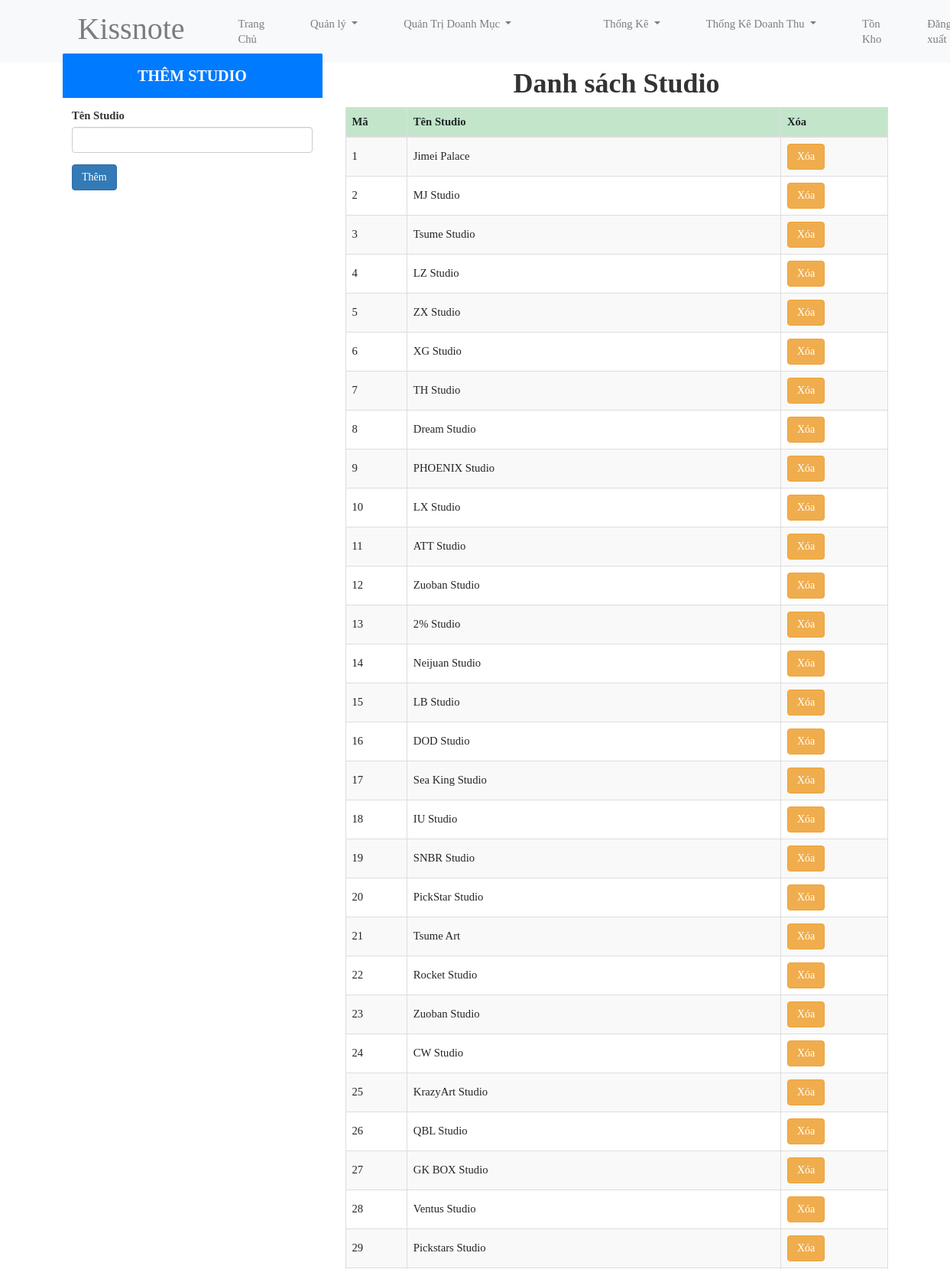
The page /Admin2/index.php?action=hang (signed in, upper part) on the database its author committed.
### tables this page shows
CREATE TABLE `mausac` (
  `Idmau` int NOT NULL,
  `mausac` varchar(100) NOT NULL,
  `trangthai` int NOT NULL
);

### Admin2/Model/connect.php (called while the page is built, shortened)
<?php
class connect
{
	var $db=null;
	public function __construct()
	{
		$dsn='mysql:host=localhost;dbname=shopgiay';
		$user='root';
		$pass='';
		$this->db=new PDO($dsn,$user,$pass,array(PDO::MYSQL_ATTR_INIT_COMMAND=>"SET NAMES utf8"));
	}
	public function getList($select)
	{
		$results=$this->db->query($select);
		return($results);
	}
}
?>

### Admin2/Model/mau.php (called while the page is built, shortened)
<?php
    class mau{
        function getMau() {
            $db = new connect();
            $select = "select * from mausac where trangthai=0";
            $result = $db->getList($select);
            return $result;
        }
    }
?>

### Admin2/View/hang.php (the view)
<div class="col-md-12" style="margin-top:30px;">
  <div class="col-md-4">
        <div class="card-header bg-primary text-center">
           <h4>THÊM STUDIO</h4>
        </div>
        <div class="card-body">
        <form action="index.php?action=hang&act=mau_action" method="post" enctype="multipart/form-data">
              <div class="form-group">
                <label for="">Tên Studio</label>
                <input type="text" name="mau" class="form-control">
              </div>
              <div class="form-group">
                  <button type="submit" class="btn btn-primary">Thêm</button>
              </div>
          </form>
        </div>
  </div>
  <div class="col-md-8">
    <h1 class="text-center"><b>Danh sách Studio</b></h1>
    <table class="table table-bordered table-striped table-hover">
      <thead class="table-success">
        <tr>
          <th>Mã </th>
          <th>Tên Studio</th>
          <th>Xóa</th>
        </tr>
      </thead>
      <tbody>
        <?php
          $mau = new mau();
          $result = $mau->getMau();
          while ($set=$result->fetch()) :
        ?>
        <tr>
          <td style="vertical-align: middle;"><?php echo $set['Idmau']?></td>
          <td style="vertical-align: middle;"><?php echo $set['mausac']?></td>
          <td style="vertical-align: middle;"><a href="index.php?action=mau&act=delmau&id=<?php echo $set['Idmau'] ?>" type="button" class="btn btn-warning">Xóa</a></td>
        </tr>
        <?php endwhile; ?>
      </tbody>
    </table>
  </div>
</div>

### DuAnCuoiKy/Content/CSS/Tour.css (style rules this page uses)
body { font-family: 'Times New Roman', Times, serif; font-size: 11pt; margin: auto; }
a:link { text-decoration: none; }
h4 { font-size: 20px; font-weight: bold; }
.form-control { margin-bottom: 10px; }

### rows shown on the page
mausac: Idmau "1", mausac "Jimei Palace"
mausac: Idmau "2", mausac "MJ Studio"
mausac: Idmau "3", mausac "Tsume Studio"
mausac: Idmau "4", mausac "LZ Studio"
mausac: Idmau "5", mausac "ZX Studio"
mausac: Idmau "6", mausac "XG Studio"
mausac: Idmau "7", mausac "TH Studio"
mausac: Idmau "8", mausac "Dream Studio"
mausac: Idmau "9", mausac "PHOENIX Studio"
mausac: Idmau "10", mausac "LX Studio"
mausac: Idmau "11", mausac "ATT Studio"
mausac: Idmau "12", mausac "Zuoban Studio"
mausac: Idmau "13", mausac "2% Studio"
mausac: Idmau "14", mausac "Neijuan Studio"
mausac: Idmau "15", mausac "LB Studio"
mausac: Idmau "16", mausac "DOD Studio"
mausac: Idmau "17", mausac "Sea King Studio"
mausac: Idmau "18", mausac "IU Studio"
mausac: Idmau "19", mausac "SNBR Studio"
mausac: Idmau "20", mausac "PickStar Studio"
mausac: Idmau "21", mausac "Tsume Art"
mausac: Idmau "22", mausac "Rocket Studio"
mausac: Idmau "23", mausac "Zuoban Studio"
mausac: Idmau "24", mausac "CW Studio"
mausac: Idmau "25", mausac "KrazyArt Studio"
mausac: Idmau "26", mausac "QBL Studio"
mausac: Idmau "27", mausac "GK BOX Studio"
mausac: Idmau "28", mausac "Ventus Studio"
mausac: Idmau "29", mausac "Pickstars Studio"
